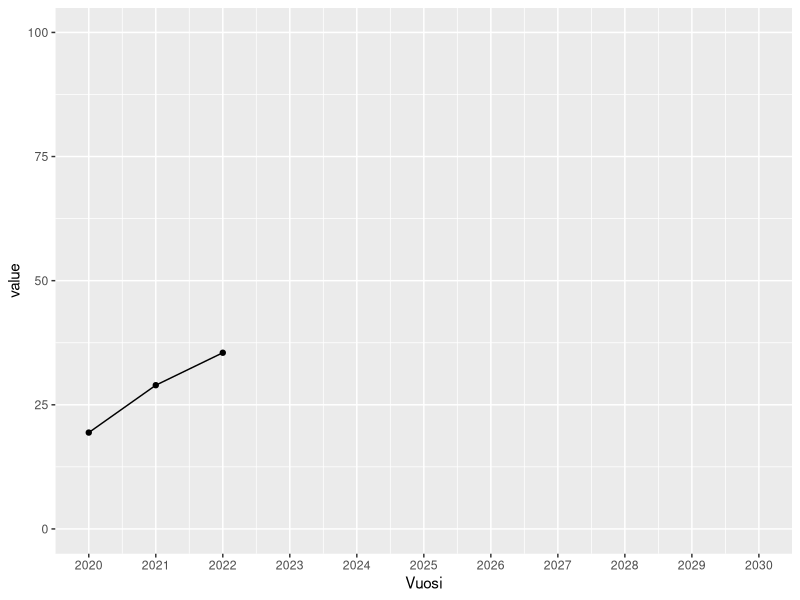
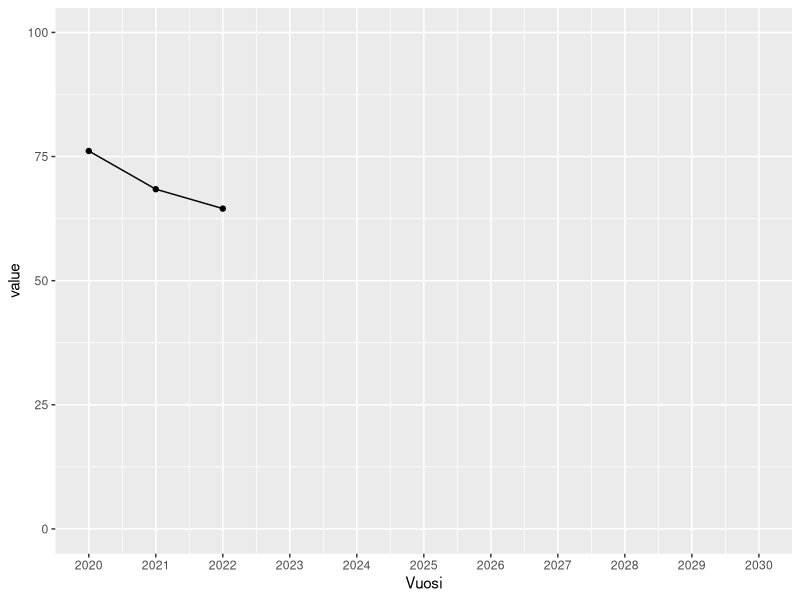
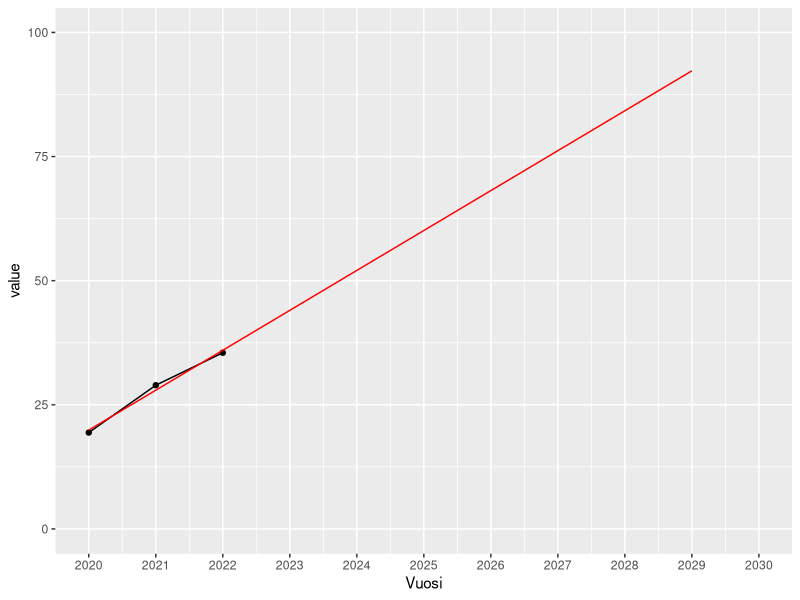
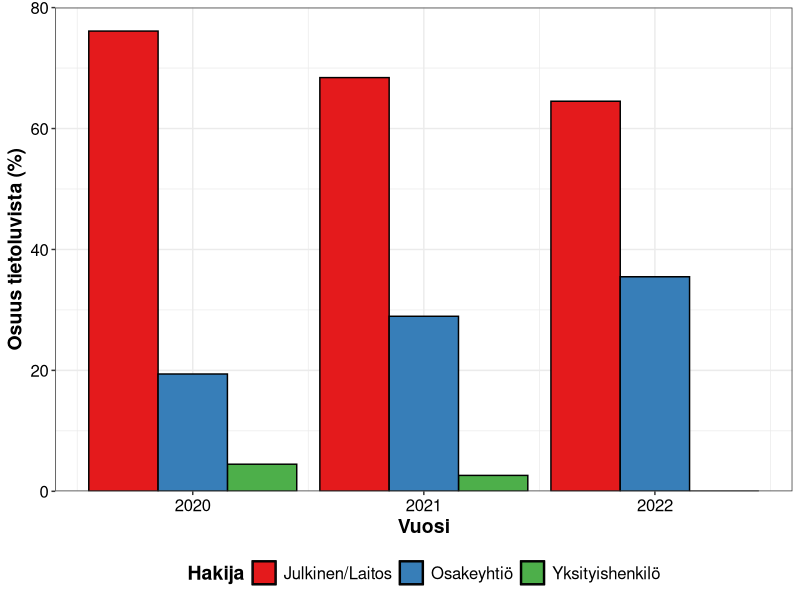
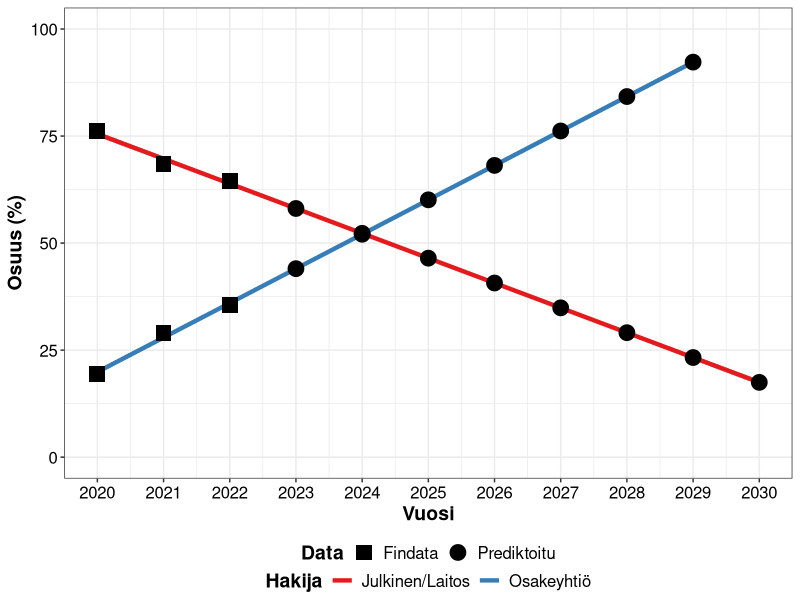

Write the R code that produced these figures, in order.
# Title: Classify the affiliation of Findata applicants
# Date: 08/2022
# Author: Oscar Brück


# Load libraries
library(tidyverse)
library(readxl)
library(reshape2)



# Read data
setwd("/Users/oscarbruck/Desktop")
## Data has been manually calculated from https://findata.fi/luvat/myonnetyt-luvat/
df <- readxl::read_xlsx("./findata_tietoluvat.xlsx")


# Modify data
## Wide to long
df1 <- melt(df, id.vars = c("Vuosi", "Kuukausia", "Tietoluvat"))
df1 <- df1 %>% 
  dplyr::mutate(value = value/Tietoluvat,
                ## Percentage
                value = ifelse(is.na(value), 0, value*100),
                ## Vuosi
                vuosi = as.factor(Vuosi),
                ## Source
                variable = factor(variable, levels=c("Julkinen/Laitos", "Osakeyhtiö", "Yksityishenkilö"))) %>%
  dplyr::rename(Hakija = variable)


# Plot
png("./findata_tietoluvat1.png", width = 6, height = 5, res = 300, units = "in")
ggplot() +
  geom_bar(data = df1, aes(x = Vuosi, y = value, fill = Hakija), stat = "identity", color="black", position=position_dodge()) +
  # geom_bar(data = df1, aes(x = Vuosi, y = value, fill = Hakija), stat = "identity", color="black", position="fill") +
  labs(y="Osuus tietoluvista (%)") +
  scale_y_continuous(limits = c(0,80), expand = c(0, 0)) +
  scale_fill_brewer(palette="Set1") +
  theme_bw() +
  theme(axis.text.x = element_text(size=12, colour = "black"),
        axis.text.y = element_text(size=12, colour = "black"),
        axis.title.y = element_text(size=14, face="bold", colour = "black"),
        axis.title.x = element_text(size=14, face="bold", colour = "black"),
        legend.title = element_text(size=14, face="bold", colour = "black"),
        legend.text = element_text(size=12, colour = "black"),
        legend.key = element_rect(color="black"),
        legend.position = "bottom")
dev.off()




# Fit a linear regression
df1_oy <- df1 %>%
  dplyr::filter(Hakija == "Osakeyhtiö")
df1_oy$pred1 <- predict(lm(value ~ Vuosi, data=df1_oy))
df1_js <- df1 %>%
  dplyr::filter(Hakija == "Julkinen/Laitos")
df1_js$pred1 <- predict(lm(value ~ Vuosi, data=df1_js))


# Plot
## Osakeyhtiö
p_oy <- ggplot(df1_oy, aes(x = Vuosi, y=value)) +
  geom_line() +
  geom_point() +
  scale_x_continuous(limits = c(2020,2030), breaks = c(2020:2030)) +
  scale_y_continuous(limits = c(0,100))
print(p_oy)
## Julkinen/Laitos
p_js <- ggplot(df1_js, aes(x = Vuosi, y=value)) +
  geom_line() +
  geom_point() +
  scale_x_continuous(limits = c(2020,2030), breaks = c(2020:2030)) +
  scale_y_continuous(limits = c(0,100))
print(p_js)



# Extrapolate
## Osakeyhtiö
pred_oy <- data.frame(Vuosi=2020:2030, Hakija="Osakeyhtiö")
pred_oy$value <- predict(lm(value ~ Vuosi, data=df1_oy), newdata=pred_oy)
p_oy + geom_line(color="red", data=pred_oy)

## Julkinen/Laitos
pred_js <- data.frame(Vuosi=2020:2030, Hakija="Julkinen/Laitos")
pred_js$value <- predict(lm(value ~ Vuosi, data=df1_js), newdata=pred_js)




# Combine
pred <- rbind(pred_js, pred_oy)
# Replace predicted values (years 2020-2022) by the true values
pred1 <- pred %>%
  dplyr::filter(Vuosi > 2022) %>%
  dplyr::mutate(Data="Prediktoitu") %>%
  dplyr::full_join(df1 %>% dplyr::select(Vuosi, Hakija, value) %>% dplyr::filter(Hakija %in% c("Julkinen/Laitos", "Osakeyhtiö")) %>% dplyr::mutate(Data="Findata"))


# Plot
png("./findata_tietoluvat2.png", width = 6, height = 5, res = 300, units = "in")
ggplot(pred1, aes(x = Vuosi, y=value)) +
  geom_smooth(method = "lm", size = 1.5, aes(color=Hakija)) +
  geom_point(size = 5, aes(shape = Data)) +
  labs(y="Osuus (%)") +
  scale_x_continuous(limits = c(2020, 2030), breaks = c(2020:2030)) +
  scale_y_continuous(limits = c(0, 100)) +
  scale_color_brewer(palette="Set1") +
  scale_shape_manual(values = c(15, 19)) +
  theme_bw() +
  theme(axis.text.x = element_text(size=12, colour = "black"),
        axis.text.y = element_text(size=12, colour = "black"),
        axis.title.y = element_text(size=14, face="bold", colour = "black"),
        axis.title.x = element_text(size=14, face="bold", colour = "black"),
        legend.title = element_text(size=14, face="bold", colour = "black"),
        legend.text = element_text(size=12, colour = "black"),
        legend.box = "vertical",
        legend.position = "bottom",
        legend.margin = margin(),
        legend.spacing.y = unit(0.1, "cm")) +
  guides(color=guide_legend(override.aes=list(fill=NA)))
dev.off()



